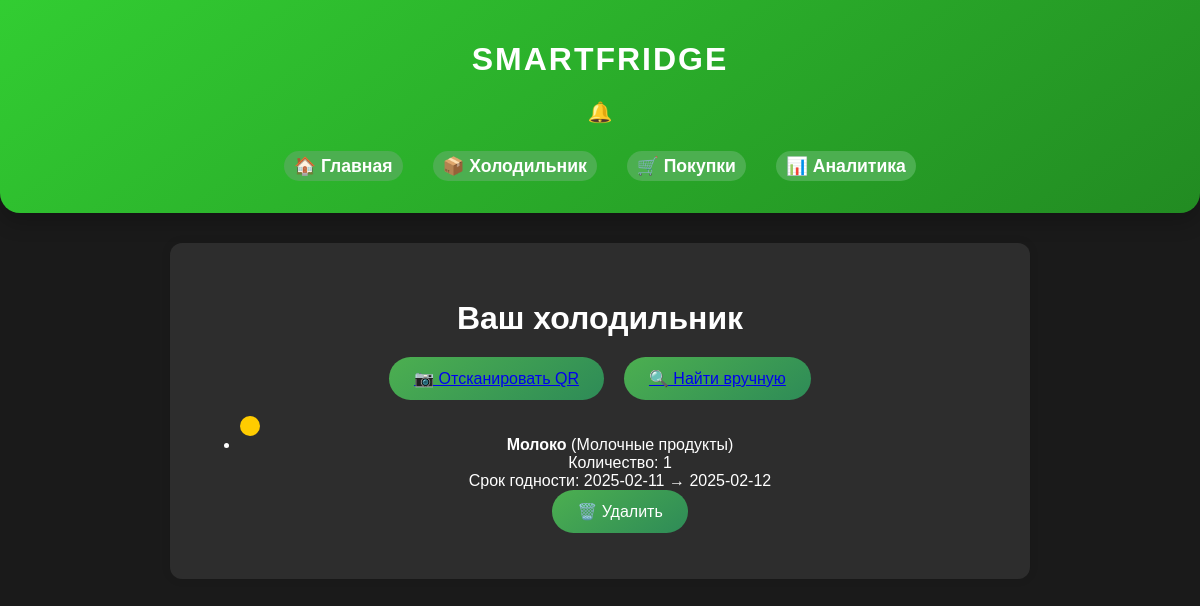
The page /fridge (signed in) on the database as committed earlier.
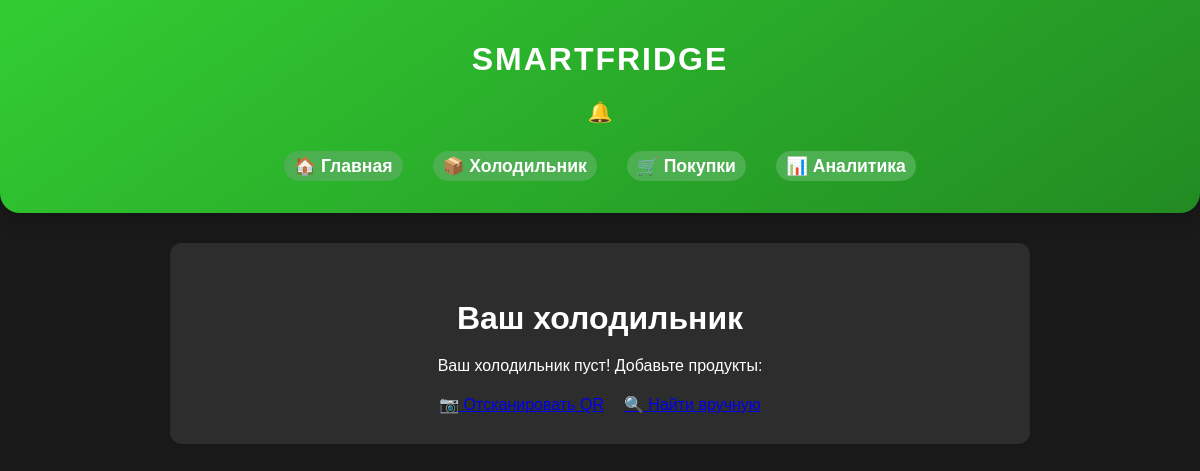
The same page on the database as committed later.
### app/models.py (models this page shows, shortened)
class Fridge(db.Model):
    id = db.Column(db.Integer, primary_key=True)
    user_id = db.Column(db.Integer, db.ForeignKey('user.id'), nullable=False)
    product_id = db.Column(db.Integer, db.ForeignKey('product.id'), nullable=False)
    count = db.Column(db.Integer, default=1)
    create_from = db.Column(db.Date, nullable=False)
    create_until = db.Column(db.Date, nullable=False)
    user = db.relationship('User', backref=db.backref('fridge', lazy=True))
    product = db.relationship('Product', backref=db.backref('fridge', lazy=True))

class Product(db.Model):
    id: Mapped[int] = mapped_column(sa.Integer, primary_key=True, autoincrement=True)
    name: Mapped[str] = mapped_column(sa.String(100), nullable=False)
    product_type: Mapped[str] = mapped_column(sa.String(50), nullable=False)
    manufacture_date: Mapped[sa.Date] = mapped_column(sa.Date, nullable=False)
    expiration_date: Mapped[sa.Date] = mapped_column(sa.Date, nullable=False)
    quantity: Mapped[float] = mapped_column(sa.Float, nullable=False)
    unit: Mapped[str] = mapped_column(sa.String(20), nullable=False)  # кг, шт, л и т. д.
    nutrition_info: Mapped[str] = mapped_column(sa.Text, nullable=True)
    allergens: Mapped[bool] = mapped_column(sa.Boolean, default=False)

### app/fridge.py (the view)
@app.route('/fridge')
@login_required
def fridge():
    fridge_items = db.session.query(Fridge, Product).join(Product).filter(Fridge.user_id == current_user.id).all()
    current_date = date.today()
    two_days_before_expiry = current_date + timedelta(days=2)
    return render_template(
        'fridge.html',
        fridge_items=fridge_items,
        current_date=current_date,
        two_days_before_expiry=two_days_before_expiry
    )

### app/models.py (called while the page is built)
@login.user_loader
def load_user(id):
  return db.session.get(User, int(id))

### app/templates/fridge.html (shortened to what this page needs)
{% extends "base.html" %}
{% block content %}
    <h2>Ваш холодильник</h2>
    {% if fridge_items %}
        <div class="actions">
            <button><a href="{{ url_for('scan_qr') }}" class="button">📷 Отсканировать QR</a></button>
            <button><a href="{{ url_for('find_product') }}" class="button">🔍 Найти вручную</a></button>
        </div>
        <ul class="fridge-list">
            {% for fridge, product in fridge_items %}
                <li data-product-id="{{ fridge.product_id }}">
                    <div class="status-indicator
                        {% if fridge.create_until < current_date %} expired
                        {% elif fridge.create_until <= two_days_before_expiry %} warning
                        {% else %} normal {% endif %}">
                    </div>
                    <div class="product-info">
                        <strong>{{ product.name }}</strong> ({{ product.product_type }})<br>
                        Количество: {{ fridge.count }}<br>
                        Срок годности: {{ fridge.create_from }} → {{ fridge.create_until }}
                    </div>
                    <button class="delete-btn">🗑️ Удалить</button>
                </li>
            {% endfor %}
        </ul>
    {% else %}
        <p>Ваш холодильник пуст! Добавьте продукты:</p>
        <div class="actions">
            <a href="{{ url_for('scan_qr') }}" class="btn">📷 Отсканировать QR</a>
            <a href="{{ url_for('find_product') }}" class="btn">🔍 Найти вручную</a>
        </div>
    {% endif %}
{% endblock %}

### app/templates/base.html (shortened to what this page needs)
<!DOCTYPE html>
<html lang="ru">
<head>
    <link rel="stylesheet" href="{{ url_for('static', filename='css/styles.css') }}">
</head>
<body>
    <header>
        <h1>SmartFridge</h1>
        <nav>
            <div class="notification-container">
                <button id="notification-bell">
                    🔔 <span id="notification-count" class="badge">0</span>
                </button>
            </div>
            <ul>
                <li><a href="{{ url_for('index') }}">🏠 Главная</a></li>
                <li><a href="{{ url_for('fridge') }}">📦 Холодильник</a></li>
                <li><a href="{{ url_for('shopping_list') }}">🛒 Покупки</a></li>
                <li><a href="{{ url_for('analytics') }}">📊 Аналитика</a></li>
            </ul>
        </nav>
    </header>
    <main>
        {% block content %}{% endblock %}
    </main>
</body>
</html>

### app/static/css/styles.css (style rules this page uses)
:root { --primary-color: #4CAF50; --accent-color: #FFD700; --background-color: #1a1a1a; --highlight-color: #32CD32; --border-radius: 12px; --shadow-color: rgba(0, 0, 0, 0.1); --transition-time: 0.3s; --modal-background: rgba(0, 0, 0, 0.7); --button-color: #4CAF50; --button-hover-color: #45a049; }
body { font-family: 'Arial', sans-serif; background-color: var(--background-color); color: white; margin: 0; padding: 0; text-align: center; }
header { background: linear-gradient(145deg, #32CD32, #228B22); color: white; padding: 20px; text-align: center; border-radius: 0 0 20px 20px; box-shadow: 0 10px 20px rgba(0, 0, 0, 0.2); }
header h1 { font-size: 2rem; font-weight: bold; text-transform: uppercase; margin-bottom: 10px; letter-spacing: 2px; }
nav ul { list-style: none; padding: 0; display: flex; justify-content: center; align-items: center; margin-top: 20px; }
nav ul li { margin: 0 15px; }
nav ul li a { text-decoration: none; color: white; font-size: 1.1rem; font-weight: 600; position: relative; padding: 5px 10px; border-radius: 30px; transition: color 0.3s ease, transform 0.3s ease, background-color 0.3s ease; background: #4CAF50; }
main { margin: 30px auto; padding: 30px; max-width: 800px; background: #2d2d2d; border-radius: var(--border-radius); box-shadow: 0 0 10px var(--shadow-color); animation: fadeIn 0.5s ease-in-out; }
h2 { color: white; font-size: 2rem; margin-bottom: 20px; }
button { padding: 12px 25px; background: linear-gradient(145deg, #4CAF50, #2E8B57); border: none; border-radius: 30px; color: white; font-size: 16px; cursor: pointer; transition: transform 0.3s ease, background 0.3s ease; }
.actions { display: flex; justify-content: center; gap: 20px; margin-top: 20px; }
.notification-container { position: relative; display: inline-block; }
#notification-bell { background: none; border: none; font-size: 20px; cursor: pointer; position: relative; }

Rows that differ between the two databases and show on the page:
removed Fridge: name "Молоко", product_type "Молочные продукты", count "1", create_from "2025-02-11", create_until "2025-02-12"
Other text that changed with them:
text now shown: "Ваш холодильник пуст! Добавьте продукты:"
